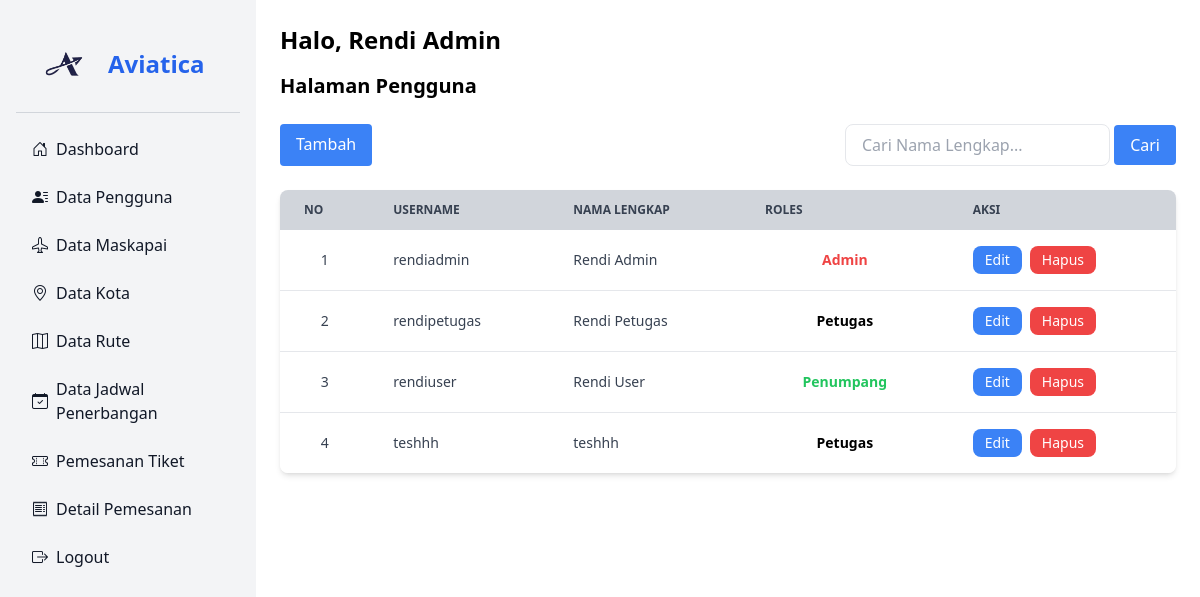
Screenshot of /admin/pengguna/index.php (signed in) with the database file from the repository.
### tables this page shows
CREATE TABLE `user` (
  `id_user` int(11) NOT NULL,
  `username` varchar(100) NOT NULL,
  `nama_lengkap` varchar(100) NOT NULL,
  `password` varchar(255) NOT NULL,
  `roles` enum('Admin','Petugas','Penumpang') NOT NULL
);

### admin/pengguna/functions.php (called while the page is built, shortened)
<?php
require '../../koneksi.php';
function query($query){
    global $conn;
    $rows = [];
    $result = mysqli_query($conn, $query);
    while($row = mysqli_fetch_assoc($result)){
        $rows[] = $row;
    }
    return $rows;
}

### admin/pengguna/index.php (the view, shortened to what this page needs)
<?php
require 'functions.php';
$search = isset($_GET['search']) ? trim($_GET['search']) : '';
$query = "SELECT * FROM user WHERE roles IN ('Petugas', 'Penumpang', 'Admin')";
$pengguna = query($query);
?>
<?php require '../../layouts/sidebar_admin.php'; ?>
<div class="p-6 bg-white lg:ml-64 overflow-x-auto">
    <h1 class="text-2xl font-bold mb-4">Halo, <?= $_SESSION["nama_lengkap"]; ?></h1>
    <h2 class="text-xl font-semibold mb-6">Halaman Pengguna</h2>
    <div class="flex mb-4">
        <a href="tambah.php" class="bg-blue-500 text-white px-4 py-2 rounded hover:bg-blue-600">Tambah</a>
        <form method="GET" class="ml-auto">
            <input type="text" name="search" placeholder="Cari Nama Lengkap..." class="px-4 py-2 border rounded-lg" value="<?= htmlspecialchars($search); ?>">
            <button type="submit" class="bg-blue-500 text-white px-4 py-2 rounded hover:bg-blue-600">Cari</button>
        </form>
    </div>
    <div class="mt-6 relative overflow-x-auto shadow-md sm:rounded-lg">
        <table class="w-full text-sm text-left text-gray-500">
            <thead class="text-xs text-gray-700 uppercase bg-gray-300">
                <tr>
                    <th class="px-6 py-3">No</th>
                    <th class="px-6 py-3">Username</th>
                    <th class="px-6 py-3">Nama Lengkap</th>
                    <th class="px-6 py-3">Roles</th>
                    <th class="px-6 py-3">Aksi</th>
                </tr>
            </thead>
            <tbody class="bg-white divide-y divide-gray-200">
                <?php $no = 1; ?>
                <?php foreach ($pengguna as $data) : ?>
                    <tr class="hover:bg-gray-100 text-sm">
                        <td class="px-6 py-4 text-gray-700 text-center"> <?= $no; ?> </td>
                        <td class="px-6 py-4 text-gray-700 font-medium"> <?= $data["username"]; ?> </td>
                        <td class="px-6 py-4 text-gray-700"> <?= $data["nama_lengkap"]; ?> </td>
                        <td class="px-6 py-4 text-center">
                            <span class="px-3 py-1 font-semibold
                                <?= $data['roles'] == 'Admin' ? 'text-red-500' : ($data['roles'] == 'Penumpang' ? 'text-green-500' : 'text-black'); ?>">
                                <?= ucfirst($data["roles"]); ?>
                            </span>
                        </td>
                        <td class="px-6 py-4">
                            <div class="flex space-x-2">
                                <a href="edit.php?id=<?= $data["id_user"]; ?>"
                                   class="bg-blue-500 text-white px-3 py-1 rounded-lg hover:bg-blue-700 transition">Edit</a>
                                <a href="hapus.php?id=<?= $data["id_user"]; ?>"
                                   class="bg-red-500 text-white px-3 py-1 rounded-lg hover:bg-red-700 transition"
                                   onclick="return confirm('Apakah Anda yakin ingin menghapus data ini?')">Hapus</a>
                            </div>
                        </td>
                    </tr>
                    <?php $no++; ?>
                <?php endforeach; ?>
            </tbody>
        </table>
    </div>
</div>

### rows the page displays
user: username "rendiadmin", nama_lengkap "Rendi Admin", roles "Admin"
user: username "rendipetugas", nama_lengkap "Rendi Petugas", roles "Petugas"
user: username "rendiuser", nama_lengkap "Rendi User", roles "Penumpang"
user: username "teshhh", nama_lengkap "teshhh", roles "Petugas"

### other values shown
$_SESSION["nama_lengkap"] "Rendi Admin"
